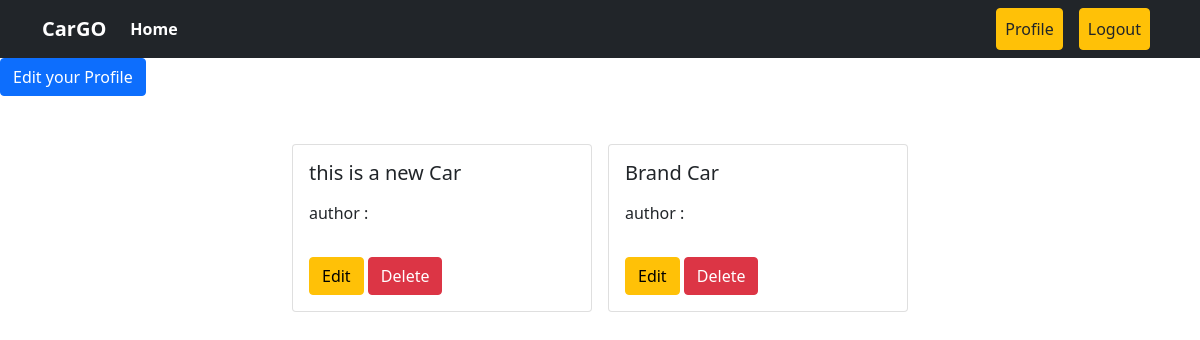
/author/profile/ (signed in), run on an earlier commit of the app's database.
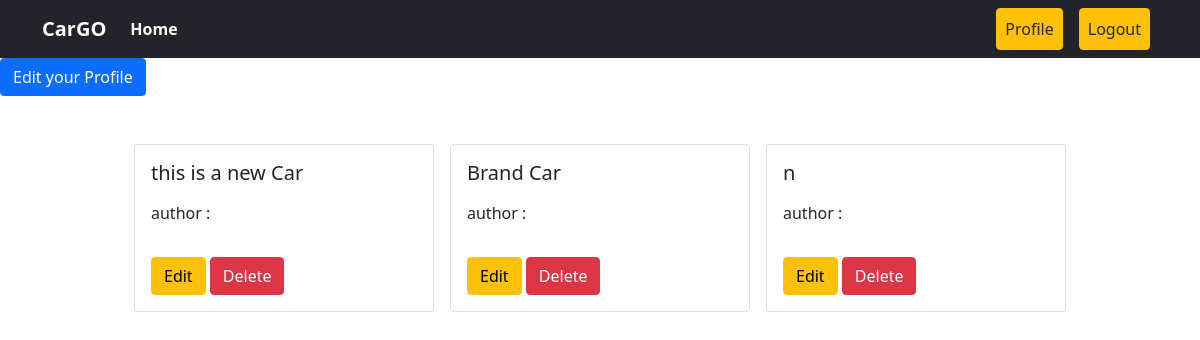
And on a later commit of the database.
### cars/models.py (models this page shows, shortened)
class Post(models.Model):
    title = models.CharField(max_length=50)
    image_url = models.URLField(max_length=200, default='')  # Default empty string for image URL
    car_name = models.CharField(max_length=100, default='Unnamed Car')  # Default car name
    car_price = models.DecimalField(max_digits=10, decimal_places=2, default=0.0)  # Default price 0.0
    brand = models.ForeignKey(Category, on_delete=models.CASCADE)  # ForeignKey to Brand model
    car_quantity = models.PositiveIntegerField(default=0)  # Default quantity 0
    car_description = models.TextField(default='No description available')  # Default description

### author/views.py (the view)
# urls.py: path('profile/',views.profile,name='profile'),
@login_required
def profile(request):
    data=Post.objects.all()
    return render(request, 'profile.html',{'data':data})

### author/templates/profile.html (shortened to what this page needs)
{% extends "base.html" %}
{% load crispy_forms_tags %}
{% block content %}
<div>
    <a href="{% url 'edit_profile' %}" class="btn btn-primary">Edit your Profile</a>
</div>
<div class="d-flex flex-wrap justify-content-center gap-3 pt-5">
  {% for post in data %}
  <div class="col-sm-3">
      <div class="card">
        <div class="card-body">
          <h5 class="card-title">{{post.title}}</h5>
          <p>author : {{post.author.first_name}}</p>
          <div class="p-2">
          </div>
          <a href="{% url 'edit_post' post.id %}" class='btn btn-warning'>Edit</a>
          <a href="{% url 'delete_post' post.id %}" class='btn btn-danger'>Delete</a>
      </div>
      </div>
    </div>
  {% endfor %}
</div>
{% endblock content %}

### templates/base.html (shortened to what this page needs)
<!DOCTYPE html>
<html lang="en">
<head>
  <link href="https://cdn.jsdelivr.net/npm/bootstrap@5.0.2/dist/css/bootstrap.min.css" rel="stylesheet" />
</head>
<body>
  <nav class="navbar navbar-expand-lg navbar-light bg-dark">
    <div class="container">
      <span class="navbar-brand fw-bold text-white">CarGO</span>
      <div class="collapse navbar-collapse" id="navbarSupportedContent">
        <ul class="navbar-nav me-auto mb-2 mb-lg-0">
          <li class="nav-item">
            <a class="nav-link active text-white fw-bold" aria-current="page" href="{% url 'homepage' %}">Home</a>
          </li>
        </ul>
        <div class="d-flex">
          <ul class="navbar-nav me-auto mb-2 mb-lg-0">
            {% if request.user.is_authenticated %}
            <li class="nav-item mx-2">
              <a class="nav-link btn btn-warning text-dark" href="{% url 'profile' %}">Profile</a>
            </li>
            <li class="nav-item mx-2">
              <a class="nav-link btn btn-warning text-dark" href="{% url 'user_logout' %}">Logout</a>
            </li>
            {% endif %}
          </ul>
        </div>
      </div>
    </div>
  </nav>
  {% block content %} {% endblock content %}
</body>
</html>

What changed in the data, as far as the page shows it:
added Post: title "n"
